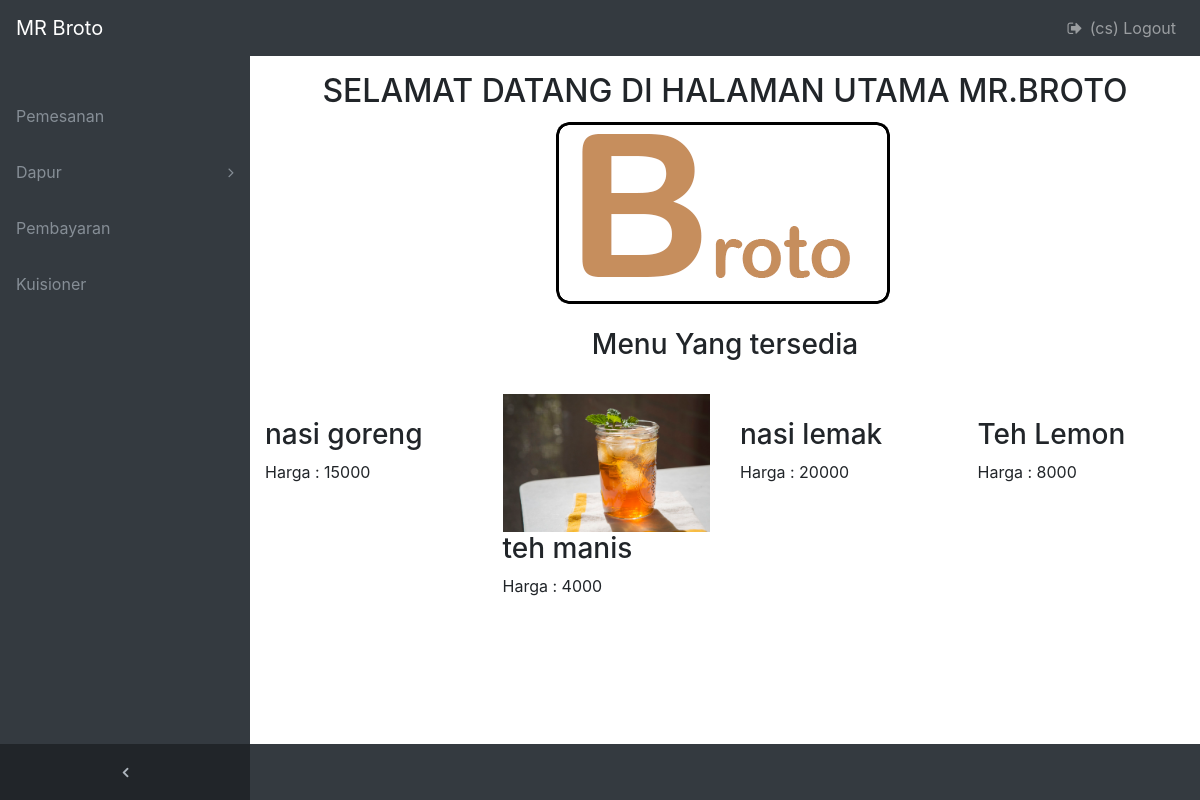
The app's page /broto/index.php (signed in) with its own data.
### tables this page shows
CREATE TABLE `menu` (
  `id_menu` char(8) NOT NULL,
  `id_resep` char(8) NOT NULL,
  `id_kategori` char(8) NOT NULL,
  `nama_menu` varchar(30) NOT NULL,
  `harga` int(11) NOT NULL,
  `foto` varchar(40) DEFAULT NULL,
  PRIMARY KEY (`id_menu`),
  KEY `menu_ibfk_1` (`id_kategori`),
  KEY `id_resep` (`id_resep`),
  CONSTRAINT `menu_ibfk_1` FOREIGN KEY (`id_kategori`) REFERENCES `kategori` (`id_kategori`) ON DELETE CASCADE ON UPDATE CASCADE,
  CONSTRAINT `menu_ibfk_2` FOREIGN KEY (`id_resep`) REFERENCES `resep` (`id_resep`) ON DELETE CASCADE ON UPDATE CASCADE
);

### broto/kodepes2.php (called while the page is built)
<?php
    function kode_random2($length){
      $data = '1234567890';
      $string = 'pes';
      for($i=0;$i < $length; $i++){
        $pes = rand(0, strlen($data)-1);
        $string .= $data{$pes};
      }
      return $string;
    }
    $kode= kode_random2(2);
 ?>

### broto/page/home/home.php (the view, shortened to what this page needs)
<?php
$koneksi = new mysqli("localhost","root","","broto");
?>
<h2 align="center"> SELAMAT DATANG DI HALAMAN UTAMA MR.BROTO
<img src="LOGO.png" align="center"> </h2>
<h3 align="center"> Menu Yang tersedia </h3> <br>
<div class="row">
  <p>
    <?php
    $sql = $koneksi->query("SELECT * FROM menu");
    while($data = $sql->fetch_assoc()){	?>
      <div class="col-md-3">
        <div class="">
          <img class="img-fluid" src="foto/<?php echo $data['foto'] ?>" alt="">
          <h3><?php echo $data['nama_menu'] ?><br></h3>
          <p>Harga : <?php echo $data['harga'] ?>  </p>
      </div>
    </div>
<?php } ?>
</div>

### broto/index.php (shortened to what this page needs)
<?php
    include "kodepes2.php";
 ?>
<!DOCTYPE html>
<html lang="en">
<head>
  <link href="vendor/bootstrap/css/bootstrap.min.css" rel="stylesheet">
  <link href="vendor/font-awesome/css/font-awesome.min.css" rel="stylesheet" type="text/css">
  <link href="css/sb-admin.css" rel="stylesheet">
</head>
<body class="fixed-nav sticky-footer bg-dark" id="page-top">
  <nav class="navbar navbar-expand-lg navbar-dark bg-dark fixed-top" id="mainNav">
    <a class="navbar-brand" href="index.php">MR Broto</a>
    <div class="collapse navbar-collapse" id="navbarResponsive">
      <ul class="navbar-nav navbar-sidenav" id="exampleAccordion">
        <li class="nav-item" data-toggle="tooltip" data-placement="right" title="Broto">
          <a class="nav-link" href="?page=">
          </a>
        </li>
        <li class="nav-item" data-toggle="tooltip" data-placement="right" title="Broto">
          <a class="nav-link" href="?page=pemesanan&kodepes=<?php echo $kode; ?>">
            <span class="nav-link-text">Pemesanan</span>
          </a>
        </li>
        <li class="nav-item" data-toggle="tooltip" data-placement="right" title="Example Pages">
          <a class="nav-link nav-link-collapse collapsed" data-toggle="collapse" href="#collapseExamplePages" data-parent="#exampleAccordion">
            <span class="">Dapur</span>
          </a>
        </li>
        <li class="nav-item" data-toggle="tooltip" data-placement="right" title="Charts">
          <a class="nav-link" href="?page=pembayaran">
            <span class="">Pembayaran</span>
          </a>
        </li>
        <li class="nav-item" data-toggle="tooltip" data-placement="right" title="Charts">
          <a class="nav-link" href="?page=kuisioner">
            <span class="">Kuisioner</span>
          </a>
        </li>
      </ul>
      <ul class="navbar-nav sidenav-toggler">
        <li class="nav-item">
          <a class="nav-link text-center" id="sidenavToggler">
            <i class="fa fa-fw fa-angle-left"></i>
          </a>
        </li>
      </ul>
      <ul class="navbar-nav ml-auto">
        <ul class="navbar-nav ml-auto">
          <li class="nav-item">
            <a class="nav-link" href="logout.php">
              <i class="fa fa-fw fa-sign-out"></i> (<?php echo $_SESSION['username'] ?>) Logout</a>
          </li>
        </ul>
      </ul>
    </div>
  </nav>
  <div class="content-wrapper">
    <div class="container-fluid">
      <div class="row">
        <div class="col-12">
          <?php
              $page = $_GET['page'];
              $aksi = $_GET['aksi'];
              if($page == "")
              {
                if($aksi == ""){
                  include "page/home/home.php";
                }
              }
          ?>
        </div>
      </div>
    </div>
  </div>
</body>
</html>

### broto/css/sb-admin.css (style rules this page uses)
html { position: relative; min-height: 100%; }
body { overflow-x: hidden; }
body.sticky-footer { margin-bottom: 56px; }
body.sticky-footer .content-wrapper { min-height: calc(100vh - 56px - 56px); }
body.fixed-nav { padding-top: 56px; }
.content-wrapper { min-height: calc(100vh - 56px); padding-top: 1rem; }
#mainNav .navbar-collapse { overflow: auto; max-height: 75vh; }
#mainNav .navbar-collapse .navbar-nav .nav-item .nav-link { cursor: pointer; }
#mainNav .navbar-collapse .navbar-sidenav .nav-link-collapse:after { float: right; content: '\f107'; font-family: 'FontAwesome'; }
#mainNav .navbar-collapse .navbar-sidenav .nav-link-collapse.collapsed:after { content: '\f105'; }
#mainNav .navbar-collapse .sidenav-toggler { display: none; }
@media (min-width: 992px) { #mainNav .navbar-brand { width: 250px; } }
@media (min-width: 992px) { #mainNav .navbar-collapse { overflow: visible; max-height: none; } }
@media (min-width: 992px) { #mainNav .navbar-collapse .navbar-sidenav { position: absolute; top: 0; left: 0; -webkit-flex-direction: column; -ms-flex-direction: column; flex-direction: column; margin-top: 56px; } }
@media (min-width: 992px) { #mainNav .navbar-collapse .navbar-sidenav > .nav-item { width: 250px; padding: 0; } }
@media (min-width: 992px) { #mainNav .navbar-collapse .navbar-sidenav > .nav-item > .nav-link { padding: 1em; } }
#mainNav.fixed-top .sidenav-toggler { display: none; }
@media (min-width: 992px) { #mainNav.fixed-top .navbar-sidenav { height: calc(100vh - 112px); } }
@media (min-width: 992px) { #mainNav.fixed-top .sidenav-toggler { position: absolute; top: 0; left: 0; display: flex; -webkit-flex-direction: column; -ms-flex-direction: column; flex-direction: column; margin-top: calc(100vh - 56px); } }
@media (min-width: 992px) { #mainNav.fixed-top .sidenav-toggler > .nav-item { width: 250px; padding: 0; } }
@media (min-width: 992px) { #mainNav.fixed-top .sidenav-toggler > .nav-item > .nav-link { padding: 1em; } }
#mainNav.fixed-top.navbar-dark .sidenav-toggler { background-color: #212529; }
#mainNav.fixed-top.navbar-dark .sidenav-toggler a i { color: #adb5bd; }
.content-wrapper { overflow-x: hidden; background: white; }
@media (min-width: 992px) { .content-wrapper { margin-left: 250px; } }
#sidenavToggler i { font-weight: 800; }
#mainNav.navbar-dark .navbar-collapse .navbar-sidenav .nav-link-collapse:after { color: #868e96; }
#mainNav.navbar-dark .navbar-collapse .navbar-sidenav > .nav-item > .nav-link { color: #868e96; }
@media (min-width: 992px) { #mainNav.navbar-dark .navbar-collapse .navbar-sidenav { background: #343a40; } }

### records on screen
menu: nama_menu "nasi goreng", harga "15000"
menu: foto (picture), nama_menu "teh manis", harga "4000"
menu: nama_menu "nasi lemak", harga "20000"
menu: nama_menu "Teh Lemon", harga "8000"

### other values on screen
$_SESSION['username'] "cs"
